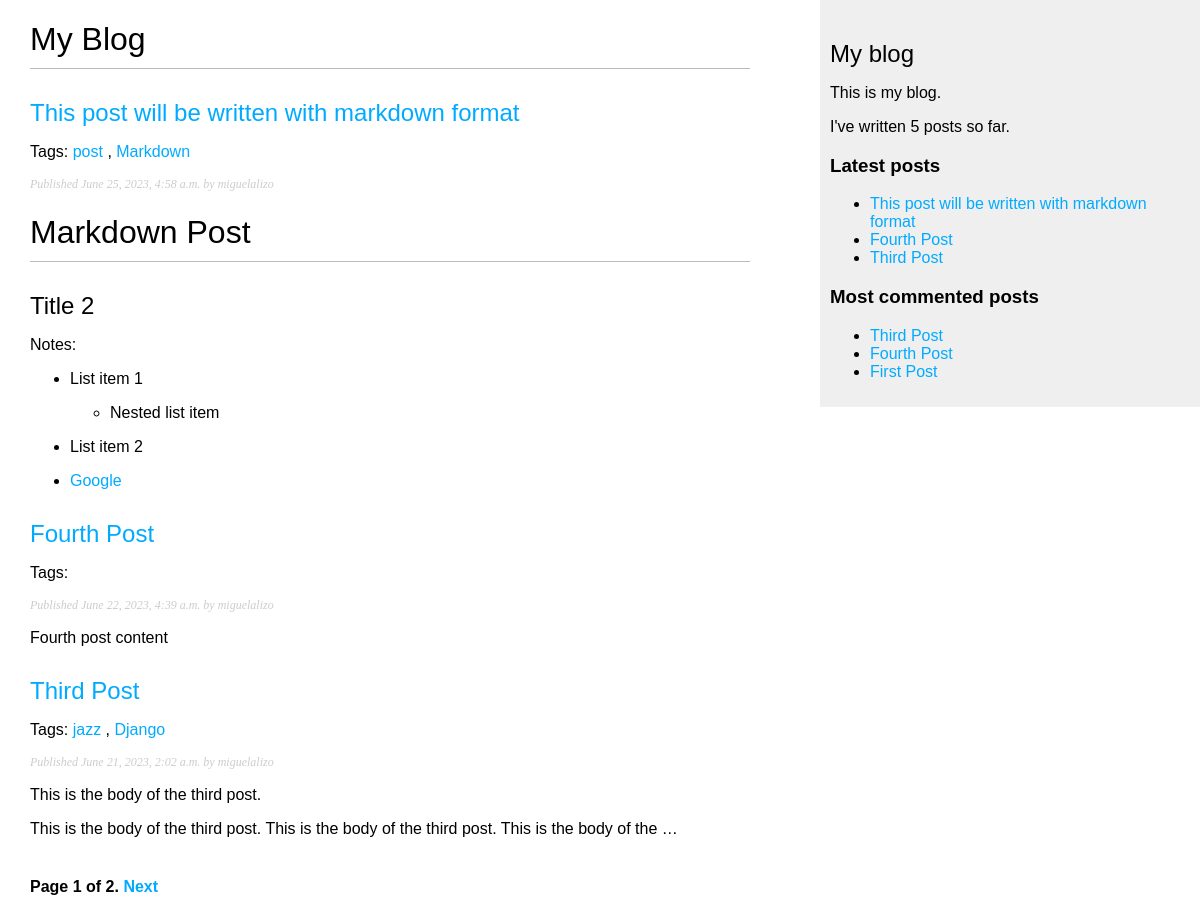
Screenshot of /blog/ with the database file from the repository.
### blog/models.py (models this page shows, shortened)
class Post(models.Model):
    class PublishedManager(models.Manager):
       def get_queryset(self):
           return super().get_queryset()\
                        .filter(status=Post.Status.PUBLISHED)
    class Status(models.TextChoices):
        DRAFT = 'DF', 'Draft'
        PUBLISHED = 'PB', 'Published'
    tags = TaggableManager()
    objects = models.Manager() # default manager
    published = PublishedManager() # custom manager
    title = models.CharField(max_length=250)
    slug = models.SlugField(max_length=250,
                            unique_for_date='publish')
    author = models.ForeignKey(User,
                               on_delete=models.CASCADE,
                               related_name='blog_posts')
    body = models.TextField()
    publish = models.DateTimeField(default=timezone.now)
    created = models.DateTimeField(auto_now_add=True)
    updated = models.DateTimeField(auto_now=True)
    status = models.CharField(max_length=2,
                              choices=Status.choices,
                              default=Status.DRAFT)
    class Meta:
        ordering = ['-publish']
        indexes = [
            models.Index(fields=['-publish']),
        ]
    def get_absolute_url(self):
           return reverse('blog:post_detail',
                          args=[self.publish.year,
                                self.publish.month,
                                self.publish.day,
                                self.slug])

### blog/views.py (the view)
# urls.py: path('', views.post_list, name='post_list'),
def post_list(request, tag_slug=None):
    posts_list = Post.published.all()
    tag = None
    if tag_slug:
        tag = get_object_or_404(Tag, slug=tag_slug)
        posts_list = posts_list.filter(tags__in=[tag])
    paginator = Paginator(posts_list, 3)
    page_number = request.GET.get('page', 1)
    try:
        posts = paginator.page(page_number)
    except PageNotAnInteger:
        posts = paginator.page(1)
    except EmptyPage:
        posts = paginator.page(paginator.num_pages)
    return render(request,
                  "blog/post/list.html",
                  {'posts': posts,
                   'tag': tag})

### blog/templatetags/blog_tags.py (called while the page is built)
@register.simple_tag
def total_posts():
    return Post.published.count()

@register.inclusion_tag('blog/post/latest_posts.html')
def show_latest_posts(count=5):
    latest_posts = Post.published.order_by('-publish')[:count]
    return {'latest_posts': latest_posts}

@register.simple_tag
def get_most_commented_posts(count=5):
    return Post.published.annotate(
               total_comments=Count('comments')
           ).order_by('-total_comments')[:count]

@register.filter(name='markdown')
def markdown_format(text):
    return mark_safe(markdown.markdown(text))

### blog/templates/blog/post/list.html (shortened to what this page needs)
{% extends "blog/base.html" %}
{% load blog_tags %}
{% block content %}
  <h1>My Blog</h1>
    {% for post in posts %}
    <h2>
      <a href="{{ post.get_absolute_url }}">
        {{ post.title }}
      </a>
    </h2>
    <p class="tags">
      Tags:
      {% for tag in post.tags.all %}
        <a href="{% url 'blog:post_list_by_tag' tag.slug %}">
          {{tag.name}}
        </a>
        {% if not forloop.last %}, {% endif %}
      {% endfor %}
    </p>
    <p class="date">
      Published {{ post.publish }} by {{ post.author }}
    </p>
    {{ post.body|markdown|truncatewords_html:30 }}
  {% endfor %}
  {% include "pagination.html" with page=posts %}
{% endblock %}

### blog/templates/blog/base.html (shortened to what this page needs)
{% load blog_tags %}
{% load static %}
<!DOCTYPE html>
<html>
<head>
    <link href="{% static 'css/blog.css' %}" rel="stylesheet">
</head>
<body>
    <div id="content">
        {% block content %}
        {% endblock %}
    </div>
    <div id="sidebar">
        <h2>My blog</h2>
        <p>This is my blog.</p>
        <p>I've written {% total_posts %} posts so far.</p>
        <h3>Latest posts</h3>
        {% show_latest_posts 3 %}
        <h3>Most commented posts</h3>
        {% get_most_commented_posts 3 as most_commented_posts %}
       <ul>
            {% for post in most_commented_posts %}
                <li>
                    <a href="{{ post.get_absolute_url }}">{{ post.title }}</a>
                </li>
            {% endfor %}
    </div>
</body>
</html>

### blog/templates/pagination.html (shortened to what this page needs)
<div class="pagination">
    <span class="step-links">
        <span class="current">
            Page {{ page.number }} of {{ page.paginator.num_pages }}.
        </span>
        {% if page.has_next %}
            <a href="?page={{ page.next_page_number }}">Next</a>
        {% endif %}
    </span>
</div>

### blog/templates/blog/post/latest_posts.html
<ul>
    {% for post in latest_posts %}
      <li>
        <a href="{{ post.get_absolute_url }}">{{ post.title }}</a>
      </li>
    {% endfor %}
  </ul>

### blog/static/css/blog.css (style rules this page uses)
body { margin:0; padding:0; font-family:helvetica, sans-serif; }
a { color:#00abff; text-decoration:none; }
h1 { font-weight:normal; border-bottom:1px solid #bbb; padding:0 0 10px 0; }
h2 { font-weight:normal; margin:30px 0 0; }
#content { float:left; width:60%; padding:0 0 0 30px; }
#sidebar { float:right; width:30%; padding:10px; background:#efefef; height:100%; }
p.date { color:#ccc; font-family: georgia, serif; font-size: 12px; font-style: italic; }
.pagination { margin:40px 0; font-weight:bold; }

### rows the page displays
Post: title "This post will be written with markdown format", publish "June 25, 2023, 4:58 a.m.", author "miguelalizo", body "Markdown Post Title 2 Notes: List item 1 Nested list item List item 2 Google"
Tag: name "post"
Tag: name "Markdown"
Post: title "Fourth Post", publish "June 22, 2023, 4:39 a.m.", author "miguelalizo", body "Fourth post content"
Post: title "Third Post", publish "June 21, 2023, 2:02 a.m.", author "miguelalizo", body "This is the body of the third post. This is the body of the third post. This is the body of the third post. This is the body of the …"
Tag: name "jazz"
Tag: name "Django"
Post: title "First Post"

### other values shown
{{ page.number }} "1"
{{ page.paginator.num_pages }} "2"
